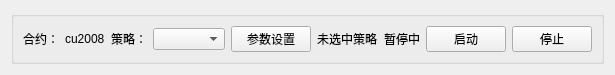
<?xml version="1.0" encoding="UTF-8"?>
<ui version="4.0">
 <class>mm_tradecontrol</class>
 <widget class="QWidget" name="mm_tradecontrol">
  <property name="geometry">
   <rect>
    <x>0</x>
    <y>0</y>
    <width>596</width>
    <height>61</height>
   </rect>
  </property>
  <property name="sizePolicy">
   <sizepolicy hsizetype="Maximum" vsizetype="Maximum">
    <horstretch>0</horstretch>
    <verstretch>0</verstretch>
   </sizepolicy>
  </property>
  <property name="windowTitle">
   <string>Form</string>
  </property>
  <layout class="QHBoxLayout" name="horizontalLayout">
   <item>
    <widget class="QGroupBox" name="groupBox">
     <property name="title">
      <string/>
     </property>
     <layout class="QHBoxLayout" name="horizontalLayout_2">
      <item>
       <widget class="QLabel" name="label">
        <property name="text">
         <string>合约：</string>
        </property>
       </widget>
      </item>
      <item>
       <widget class="QLabel" name="label_2">
        <property name="text">
         <string>cu2008</string>
        </property>
       </widget>
      </item>
      <item>
       <spacer name="horizontalSpacer">
        <property name="orientation">
         <enum>Qt::Horizontal</enum>
        </property>
        <property name="sizeHint" stdset="0">
         <size>
          <width>40</width>
          <height>20</height>
         </size>
        </property>
       </spacer>
      </item>
      <item>
       <widget class="QLabel" name="label_4">
        <property name="text">
         <string>策略：</string>
        </property>
       </widget>
      </item>
      <item>
       <widget class="QComboBox" name="comboBox"/>
      </item>
      <item>
       <widget class="QPushButton" name="pushButton">
        <property name="text">
         <string>参数设置</string>
        </property>
       </widget>
      </item>
      <item>
       <spacer name="horizontalSpacer_2">
        <property name="orientation">
         <enum>Qt::Horizontal</enum>
        </property>
        <property name="sizeHint" stdset="0">
         <size>
          <width>40</width>
          <height>20</height>
         </size>
        </property>
       </spacer>
      </item>
      <item>
       <widget class="QLabel" name="label_5">
        <property name="text">
         <string>未选中策略</string>
        </property>
       </widget>
      </item>
      <item>
       <widget class="QLabel" name="label_3">
        <property name="text">
         <string>暂停中</string>
        </property>
       </widget>
      </item>
      <item>
       <widget class="QPushButton" name="pushButton_2">
        <property name="text">
         <string>启动</string>
        </property>
       </widget>
      </item>
      <item>
       <widget class="QPushButton" name="pushButton_3">
        <property name="text">
         <string>停止</string>
        </property>
       </widget>
      </item>
     </layout>
    </widget>
   </item>
  </layout>
 </widget>
 <resources/>
 <connections/>
</ui>
